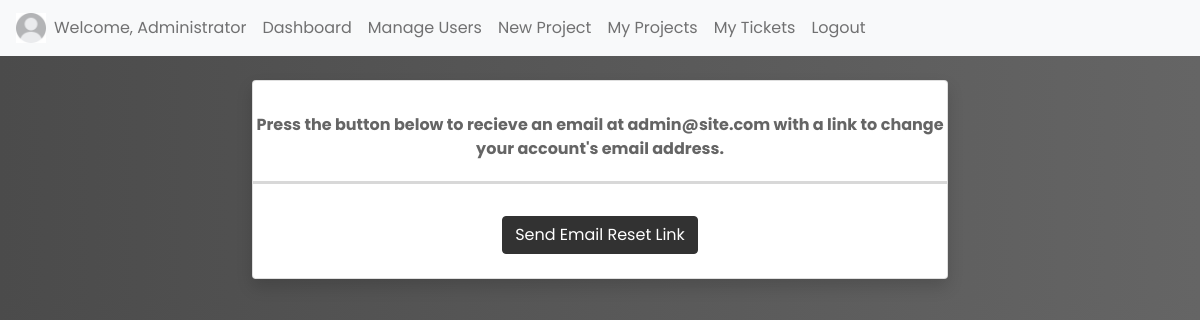
Page /change-email (signed in) on the committed database.
### trackersite/models.py (models this page shows)
class User(AbstractUser):
    email = models.EmailField(blank=True, max_length=254, verbose_name='email address', unique=True)
    class Role(models.TextChoices):
        DEV = "Developer", "Developer"
        MANG = "Manager", "Manager"
        ADMN = "Admin", "Admin"
    role = models.CharField(max_length=9, choices=Role.choices, default=Role.DEV)
    image = models.ImageField(upload_to='covers', default='covers/pfp1.jpg')
    demo_user = models.BooleanField(default=False)

### trackersite/views.py (the view, shortened to what this page needs)
# urls.py: path("change-email", views.change_email_request, name="change_email"),
@login_required
def change_email_request(request):
    if request.method == "GET":
        return render(request, 'trackersite/change_email.html')

### trackersite/templates/trackersite/change_email.html (shortened to what this page needs)
{% extends 'trackersite/layout.html' %}
{% block body %}
<div class="wrapper">
    <div id="content-wrapper" class="d-flex flex-column">
        <div id="content">
            <div class="container-fluid">
                <div class="row">
                    <div class="col-md-6 col-xl-3 mb-4" style="width: 60%; margin: 0 auto;">
                        <div class="card shadow border-start-primary py-2">
                            <div class="text-center mt-4 name fw-bold text-xs mb-1 gray" style="display: flex; justify-content: center;">
                                Press the button below to recieve an email at {{user.email}} with a link to change your account's email address.
                            </div>
                            <hr style="height: 3px; color: #656565;">
                            <div class="card-body">
                                <div class="row align-items-center no-gutters">
                                    <div class="col pdiv">
                                        <form action="{% url 'change_email' %}" method="POST">
                                        <div class="d-flex">
                                            <div class=" fw-bold h5 mb-0 gray center">
                                                <span><input type="submit" class="btn btn-primary" value="Send Email Reset Link">
                                                    </form>
                                            </div>
                                        </div>
                                    </div>
                                </div>
                            </div>
                        </div>
                    </div>
                </div>
            </div>
        </div>
{% endblock %}

### trackersite/templates/trackersite/layout.html (shortened to what this page needs)
{% load static %}
<!DOCTYPE html>
<html lang="en">
    <head>
        <link rel="stylesheet" href="https://cdn.jsdelivr.net/npm/bootstrap@4.3.1/dist/css/bootstrap.min.css">
        <link href="https://cdn.jsdelivr.net/npm/bootstrap@5.1.3/dist/css/bootstrap.min.css" rel="stylesheet">
        <link rel="stylesheet" href="{% static 'trackersite/style.css' %}">
    </head>
    <body class="gbody {% block body_class %}{% endblock %}">
        <nav class="navbar navbar-expand-lg navbar-light bg-light customNav">
          <div><img src="{{user.image.url}}" alt="Pfp" style="height: 30px; width: 30px;"></div>
          <div class="collapse navbar-collapse" id="sitetoggle">
            <ul class="navbar-nav mr-auto mt-2 mt-lg-0">
              <li class="nav-item">
                <a class="nav-link" href="{% url 'load_user' user.username %}">Welcome, {{user.username}}</a>
              </li>
              <li class="nav-item">
                <a class="nav-link" href="{% url 'index' %}">Dashboard</a>
              </li>
              {% if user.role != 'Developer' %}
                {% if user.role == 'Admin' %}
                <li class="nav-item">
                  <a class="nav-link" href="{% url 'manage_users' %}">Manage Users</a>
                </li>
                {% endif %}
              <li class="nav-item">
                <a class="nav-link" href="{% url 'create_project' %}">New Project</a>
              </li>
              {% endif %}
              <li class="nav-item">
                <a class="nav-link" href="{% url 'my_projects' %}">My Projects</a>
              </li>
              <li class="nav-item">
                <a class="nav-link" href="{% url 'my_tickets' %}">My Tickets</a>
              </li>
              <li class="nav-item">
                <a class="nav-link" href="{% url 'logout' %}">Logout</a>
              </li>
            </ul>
          </div>
        </nav>
        {% block body %}
        {% endblock %}
    </body>
</html>

### trackersite/static/trackersite/style.css (style rules this page uses)
* { margin: 0; padding: 0; box-sizing: border-box; font-family: 'Poppins', sans-serif }
body { background-color: #ffffff; }
.gbody { background: rgb(75,75,75); background: -moz-linear-gradient(left, rgba(75,75,75,1) 0%, rgb(101, 101, 101) 100%); background: -webkit-linear-gradient(left, rgba(75,75,75,1) 0%,rgba(101,101,101,1) 100%); background: linear-gradient(to right, rgba(75,75,75,1) 0%,rgba(101,101,101,1) 100%); }
.customNav { background-color: #e6e6e6; }
.btn-primary, .btn-primary:hover, .btn-primary:active, .btn-primary:visited { background-color: #323232 !important; float: right; border-color: #323232; }
.gray { color: #656565; }
.pdiv { max-width: 60%; margin: 0 auto; }
.center { margin: 0 auto; }

### rows in the picture
User: image (picture), username "Administrator", email "admin@site.com"
